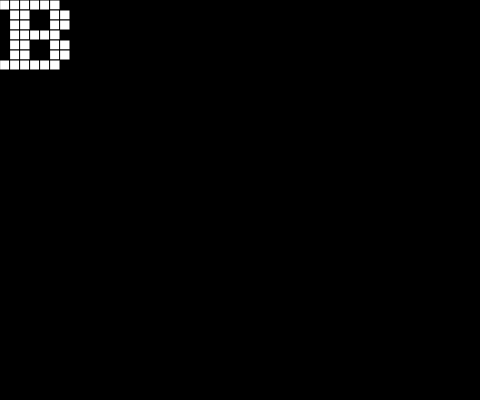
Frame 1 (no input)
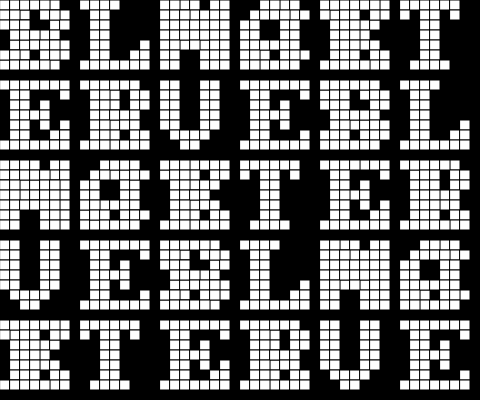
Frame 60 (no input)
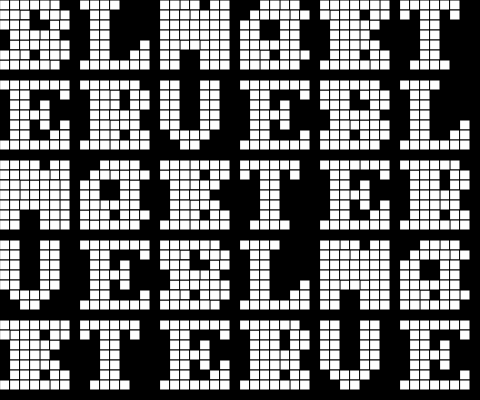
Frame 120 (the mouse pressed at the canvas centre since frame 60)

The p5.js sketch that drew these frames (run headless with seeded random() and noise() and a simulated clock; from frame 60 on, the mouse is pressed at the canvas centre):

// p5.js sketch
// ── sketch.js
const pix_len = 10;
const char_len = 8 * pix_len;
let x_pos = 0;
let y_pos = 0;
const draw_str = 'BLACK LIVES MATTER ';
const start_index = 0;
const end_index = draw_str.length;
let now_char = start_index;
let draw_op;

function setup() {
  createCanvas(80 * 6, 400);
  new_page();
  background(0);

  // frameRate(1);
  draw_op = draw_next_char;
}

function draw() {
  draw_op();
}

function draw_next_char() {
  const a_char = draw_str[now_char];
  if (a_char) {
    draw_char(a_char, x_pos, y_pos);
  }
  if (y_pos + char_len > height) {
    y_pos = 0;
    draw_op = next_page;
    return;
  }
  now_char += 1;
  if (now_char > end_index) {
    now_char = start_index;
  }
  x_pos += char_len;
  if (x_pos + char_len > width) {
    x_pos = 0;
    y_pos += char_len;
  }
  // print('x_pos', x_pos, 'y_pos', y_pos);
}

function next_page() {
  new_page();
  draw_next_char();
  draw_op = draw_next_char;
}

function new_page() {
  // background(0);
}

function draw_char(a_char, a_init_x, a_init_y) {
  const char_index = a_char.charCodeAt(0) - 'A'.charCodeAt(0);
  const a_bytes = font8x8[char_index];
  print('a_bytes', a_bytes);
  if (!a_bytes) return;
  let a_y = a_init_y;
  for (const a_byte of a_bytes) {
    // print('a_byte', a_byte);
    for (let a_x = 0; a_x < 8; a_x += 1) {
      if (a_byte & (1 << a_x)) {
        rect(a_init_x + (a_x * pix_len), a_y, pix_len, pix_len);
      }
    }
    a_y += pix_len;
  }
}

// https://developer.mozilla.org/en-US/docs/Web/JavaScript/Reference/Global_Objects/String/fromCharCode

// https://developer.mozilla.org/en-US/docs/Web/JavaScript/Reference/Global_Objects/String/charCodeAt

// https://github.com/jht1900/font8x8/blob/master/font8x8_basic.h

const font8x8 = [
  [0x0c, 0x1e, 0x33, 0x33, 0x3f, 0x33, 0x33, 0x00], // U+0041 (A)
  [0x3f, 0x66, 0x66, 0x3e, 0x66, 0x66, 0x3f, 0x00], // U+0042 (B)
  [0x3c, 0x66, 0x03, 0x03, 0x03, 0x66, 0x3c, 0x00], // U+0043 (C)
  [0x1f, 0x36, 0x66, 0x66, 0x66, 0x36, 0x1f, 0x00], // U+0044 (D)
  [0x7f, 0x46, 0x16, 0x1e, 0x16, 0x46, 0x7f, 0x00], // U+0045 (E)
  [0x7f, 0x46, 0x16, 0x1e, 0x16, 0x06, 0x0f, 0x00], // U+0046 (F)
  [0x3c, 0x66, 0x03, 0x03, 0x73, 0x66, 0x7c, 0x00], // U+0047 (G)
  [0x33, 0x33, 0x33, 0x3f, 0x33, 0x33, 0x33, 0x00], // U+0048 (H)
  [0x1e, 0x0c, 0x0c, 0x0c, 0x0c, 0x0c, 0x1e, 0x00], // U+0049 (I)
  [0x78, 0x30, 0x30, 0x30, 0x33, 0x33, 0x1e, 0x00], // U+004A (J)
  [0x67, 0x66, 0x36, 0x1e, 0x36, 0x66, 0x67, 0x00], // U+004B (K)
  [0x0f, 0x06, 0x06, 0x06, 0x46, 0x66, 0x7f, 0x00], // U+004C (L)
  [0x63, 0x77, 0x7f, 0x7f, 0x6b, 0x63, 0x63, 0x00], // U+004D (M)
  [0x63, 0x67, 0x6f, 0x7b, 0x73, 0x63, 0x63, 0x00], // U+004E (N)
  [0x1c, 0x36, 0x63, 0x63, 0x63, 0x36, 0x1c, 0x00], // U+004F (O)
  [0x3f, 0x66, 0x66, 0x3e, 0x06, 0x06, 0x0f, 0x00], // U+0050 (P)
  [0x1e, 0x33, 0x33, 0x33, 0x3b, 0x1e, 0x38, 0x00], // U+0051 (Q)
  [0x3f, 0x66, 0x66, 0x3e, 0x36, 0x66, 0x67, 0x00], // U+0052 (R)
  [0x1e, 0x33, 0x07, 0x0e, 0x38, 0x33, 0x1e, 0x00], // U+0053 (S)
  [0x3f, 0x2d, 0x0c, 0x0c, 0x0c, 0x0c, 0x1e, 0x00], // U+0054 (T)
  [0x33, 0x33, 0x33, 0x33, 0x33, 0x33, 0x3f, 0x00], // U+0055 (U)
  [0x33, 0x33, 0x33, 0x33, 0x33, 0x1e, 0x0c, 0x00], // U+0056 (V)
  [0x63, 0x63, 0x63, 0x6b, 0x7f, 0x77, 0x63, 0x00], // U+0057 (W)
  [0x63, 0x63, 0x36, 0x1c, 0x1c, 0x36, 0x63, 0x00], // U+0058 (X)
  [0x33, 0x33, 0x33, 0x1e, 0x0c, 0x0c, 0x1e, 0x00], // U+0059 (Y)
  [0x7f, 0x63, 0x31, 0x18, 0x4c, 0x66, 0x7f, 0x00], // U+005A (Z)
];
